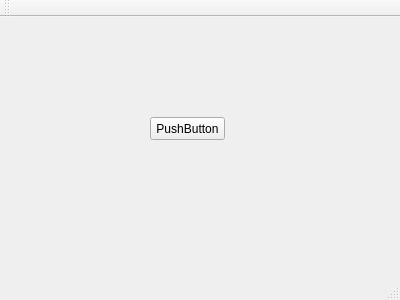
<?xml version="1.0" encoding="UTF-8"?>
<ui version="4.0">
 <class>MainWindow</class>
 <widget class="QMainWindow" name="MainWindow">
  <property name="geometry">
   <rect>
    <x>0</x>
    <y>0</y>
    <width>400</width>
    <height>300</height>
   </rect>
  </property>
  <property name="windowTitle">
   <string>MainWindow</string>
  </property>
  <widget class="QWidget" name="centralWidget">
   <widget class="QPushButton" name="pushButton">
    <property name="geometry">
     <rect>
      <x>150</x>
      <y>100</y>
      <width>75</width>
      <height>23</height>
     </rect>
    </property>
    <property name="text">
     <string>PushButton</string>
    </property>
   </widget>
  </widget>
  <widget class="QMenuBar" name="menuBar">
   <property name="geometry">
    <rect>
     <x>0</x>
     <y>0</y>
     <width>400</width>
     <height>21</height>
    </rect>
   </property>
  </widget>
  <widget class="QToolBar" name="mainToolBar">
   <attribute name="toolBarArea">
    <enum>TopToolBarArea</enum>
   </attribute>
   <attribute name="toolBarBreak">
    <bool>false</bool>
   </attribute>
  </widget>
  <widget class="QStatusBar" name="statusBar"/>
 </widget>
 <layoutdefault spacing="6" margin="11"/>
 <resources/>
 <connections/>
</ui>
